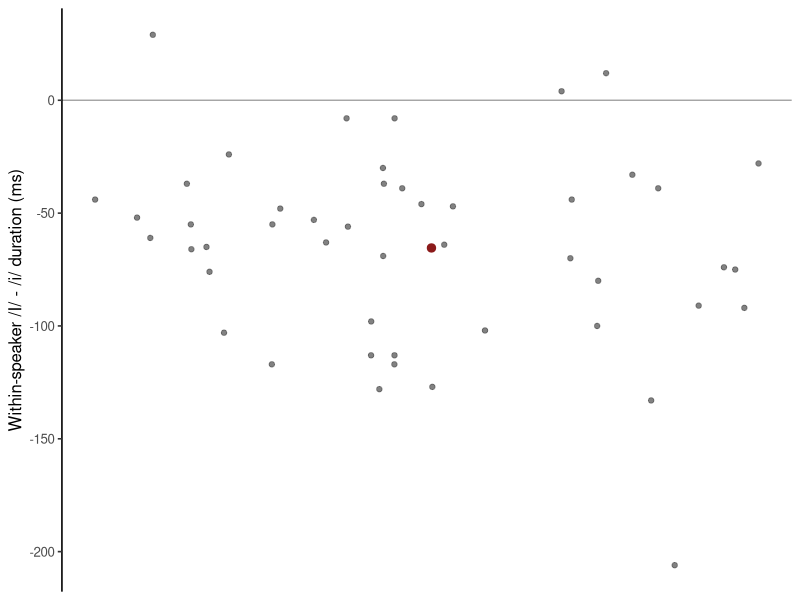

Generate this figure with R:
## ---- chunk 1
#| label: hillenbrand-null-data
library(ggplot2)

vowels <- read.csv(
  "data/hillenbrand/vowels-complete.csv",
  stringsAsFactors = FALSE
)
long <- subset(vowels, speaker_type == "woman" & vowel %in% c("I", "i"),
               select = c(speaker_id, vowel, duration_ms))
paired <- reshape(long, idvar = "speaker_id", timevar = "vowel", direction = "wide")
names(paired)[names(paired) == "duration_ms.I"] <- "hid_ms"
names(paired)[names(paired) == "duration_ms.i"] <- "heed_ms"
paired$difference_ms <- paired$hid_ms - paired$heed_ms

n <- nrow(paired)
d_bar <- mean(paired$difference_ms)
s_d <- sd(paired$difference_ms)
se_d <- s_d / sqrt(n)

stopifnot(n == 48L, !anyNA(paired$difference_ms))
data.frame(speakers = n, mean_difference_ms = d_bar,
           sd_difference_ms = s_d, se_ms = se_d)
## ---- chunk 2
#| label: compute-hillenbrand-null-statistic
t_observed <- d_bar / se_d
degrees_of_freedom <- n - 1L
two_sided_p <- 2 * pt(-abs(t_observed), df = degrees_of_freedom)

data.frame(t = t_observed, df = degrees_of_freedom, p_value = two_sided_p)
## ---- chunk 3
#| label: plot-hillenbrand-null-differences
#| fig-cap: "Within-speaker duration differences. The line is the null value and the red point is the observed mean."
ggplot(paired, aes(1, difference_ms)) +
  geom_hline(yintercept = 0, color = "grey65", linewidth = 0.5) +
  geom_jitter(color = "grey35", alpha = 0.75, width = 0.08, height = 0, # dqr-allow: algorithm-setting
              seed = 20261018) +
  geom_point(data = data.frame(x = 1, y = d_bar), aes(x, y),
             inherit.aes = FALSE, color = "#8B1A1A", size = 2.5) +
  scale_x_continuous(breaks = NULL) +
  labs(x = NULL, y = "Within-speaker /I/ - /i/ duration (ms)") +
  theme_classic(base_size = 12)
